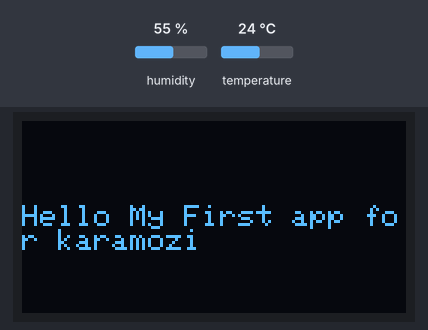
This program was run on a simulated ESP8266 (NodeMCU). Parts: 128×64 one-colour display. The test bench sets the inputs (shaded band); at power-on: humidity 55 %, temperature 24 °C. The OLED is the two-colour kind (top 16 rows yellow); what the program prints to the serial monitor is not drawn.

Above: at 0.1 s.
At 2.2 s:
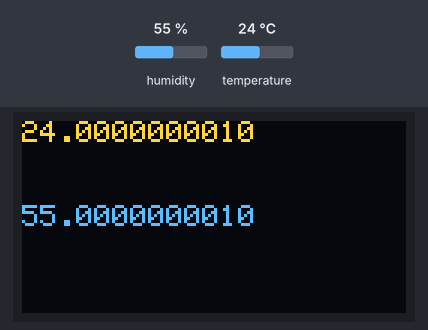

The program:

main.cpp
```cpp
#include <Arduino.h>
#include <Adafruit_SSD1306.h>
#include <Adafruit_GFX.h>
#include <splash.h>
#include <SHT2x.h>
#include <Adafruit_I2CDevice.h>
#include "Wire.h"
Adafruit_SSD1306 display(-1);
SHT2x sht;
float temperature = sht.getTemperature();
float humidity = sht.getHumidity();
void setup() {
  sht.begin();
  // initialize with the I2C addr 0x3C
  display.begin(SSD1306_SWITCHCAPVCC, 0x3C);
  display.clearDisplay();
  display.setTextSize(1);
  display.setTextColor(WHITE);
  display.setCursor(0, 28);
  display.println("Hello My First app for karamozi");
  display.display();
  delay(2000);
  display.clearDisplay();
  Serial.begin(9600);
  Serial.println("SHT20 Start");
  float temperature = sht.getTemperature();

}

void loop() {
  display.setCursor(0, 0);
  display.println(temperature, DEC);
  display.setCursor(0, 28);
  display.println(humidity, DEC);
  display.display();
  for (int i; i < 60; i++){
    delay(1000);
  }
}
```
